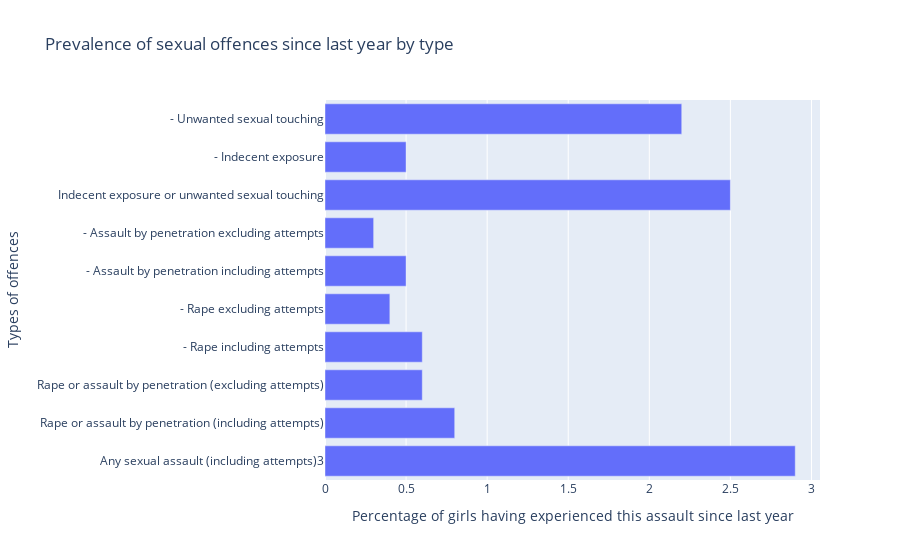

Notebook source saved alongside this figure:
### Code cell
# For the graph 2. we plot an interactive bar chart
# x-axis: types of offences 
# y-axis: prevalence of the types of offences in the last year

df5['Percentage of girls having experienced this assault since last year'] = df5[['In the last year']].astype('float')

# We create bar chart

fig = px.bar(df5, y="Types of offences", x='Percentage of girls having experienced this assault since last year', 
             title="Prevalence of sexual offences since last year by type",
             orientation='h')
fig.show()

### Figure 1 — Plotly figure (JSON) as saved in the notebook; plotly's stock layout.template omitted (floating-point values rounded to 4 significant figures)
{"data": [{"alignmentgroup": "True", "hovertemplate": "Percentage of girls having experienced this assault since last year=%{x}<br>Types of offences=%{y}<extra></extra>", "legendgroup": "", "marker": {"color": "#636efa"}, "name": "", "offsetgroup": "", "orientation": "h", "showlegend": false, "textposition": "auto", "type": "bar", "x": [2.9, 0.8, 0.6, 0.6, 0.4, 0.5, 0.3, 2.5, 0.5, 2.2], "xaxis": "x", "y": ["Any sexual assault (including attempts)3", "Rape or assault by penetration (including attempts)", "Rape or assault by penetration (excluding attempts)", "- Rape including attempts", "- Rape excluding attempts", "- Assault by penetration including attempts", "- Assault by penetration excluding attempts", "Indecent exposure or unwanted sexual touching", "- Indecent exposure", "- Unwanted sexual touching"], "yaxis": "y"}], "layout": {"barmode": "relative", "legend": {"tracegroupgap": 0}, "title": {"text": "Prevalence of sexual offences since last year by type"}, "xaxis": {"anchor": "y", "domain": [0, 1], "title": {"text": "Percentage of girls having experienced this assault since last year"}}, "yaxis": {"anchor": "x", "domain": [0, 1], "title": {"text": "Types of offences"}}}}
